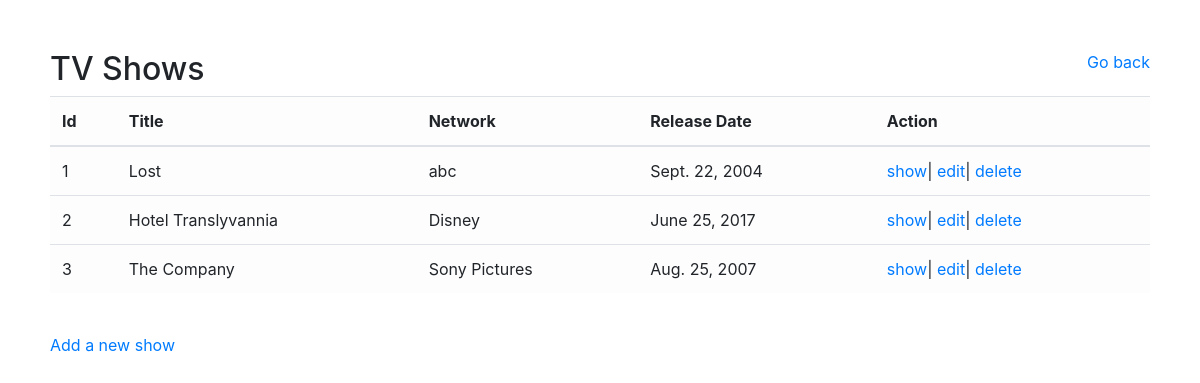
The app's page /, older data.
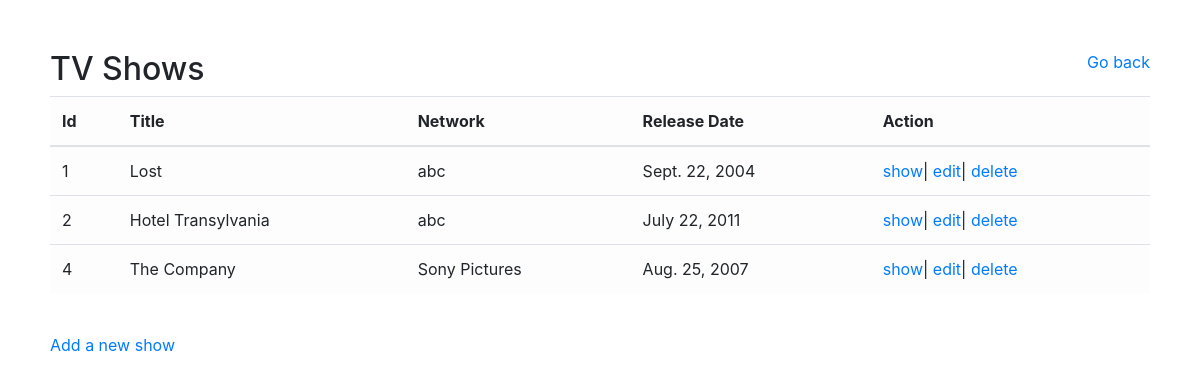
The same page, newer data.
### TV_shows_app/models.py (models this page shows)
class Show(models.Model):
    title= models.CharField(max_length=255)
    network= models.CharField(max_length=255)
    release_date= models.DateField(auto_now_add=False, auto_now=False, null=True)
    description= models.TextField()
    created_at= models.DateTimeField(auto_now_add=True)
    updated_at= models.DateTimeField(auto_now=True)

### TV_shows_app/views.py (the view)
# urls.py: path('', views.index),
def index(request):
    context = {
        'shows': Show.objects.all()
    }
    return render(request, 'index.html', context)

### TV_shows_app/templates/index.html (shortened to what this page needs)
<!DOCTYPE html>
<html lang="en">
<head>
    <link rel="stylesheet" href="https://maxcdn.bootstrapcdn.com/bootstrap/4.0.0/css/bootstrap.min.css">
    {% load static %}
    <link rel="stylesheet" href="{% static 'styles.css' %}">
</head>
<body>
    <div class="container-md">
        <div class="leader">
            <h2>TV Shows</h2>
            <a href="/back">Go back</a>
        </div>
        <table class="table table-light">
            <thead>
                <tr>
                    <th>Id</th>
                    <th>Title</th>
                    <th>Network</th>
                    <th>Release Date</th>
                    <th>Action</th>
                </tr>
            </thead>
            <tbody>
            {% for show in shows %}
            <tr>
                <td>{{ show.id }}</td>
                <td>{{ show.title }}</td>
                <td>{{ show.network }}</td>
                <td>{{ show.release_date }}</td>
                <td><a href="/show/{{ show.id }}">show</a>| <a href="/edit/{{ show.id }}">edit</a>| <a href="/delete/{{ show.id }}">delete</a></td>
            </tr>
            {% endfor %}
            </tbody>
        </table>
        <br>
        <div class="par">
            <p><a href="/new">Add a new show</a></p>
        </div>
    </div>
</body>
</html>

Row changes from the older to the newer data that the page shows:
removed Show: id "3", title "The Company", network "Sony Pictures", release_date "Aug. 25, 2007"
changed Show id 2: title "Hotel Translyvannia" → "Hotel Transylvania"; network "Disney" → "abc"; release_date "June 25, 2017" → "July 22, 2011"
added Show: id "4", title "The Company", network "Sony Pictures", release_date "Aug. 25, 2007"
